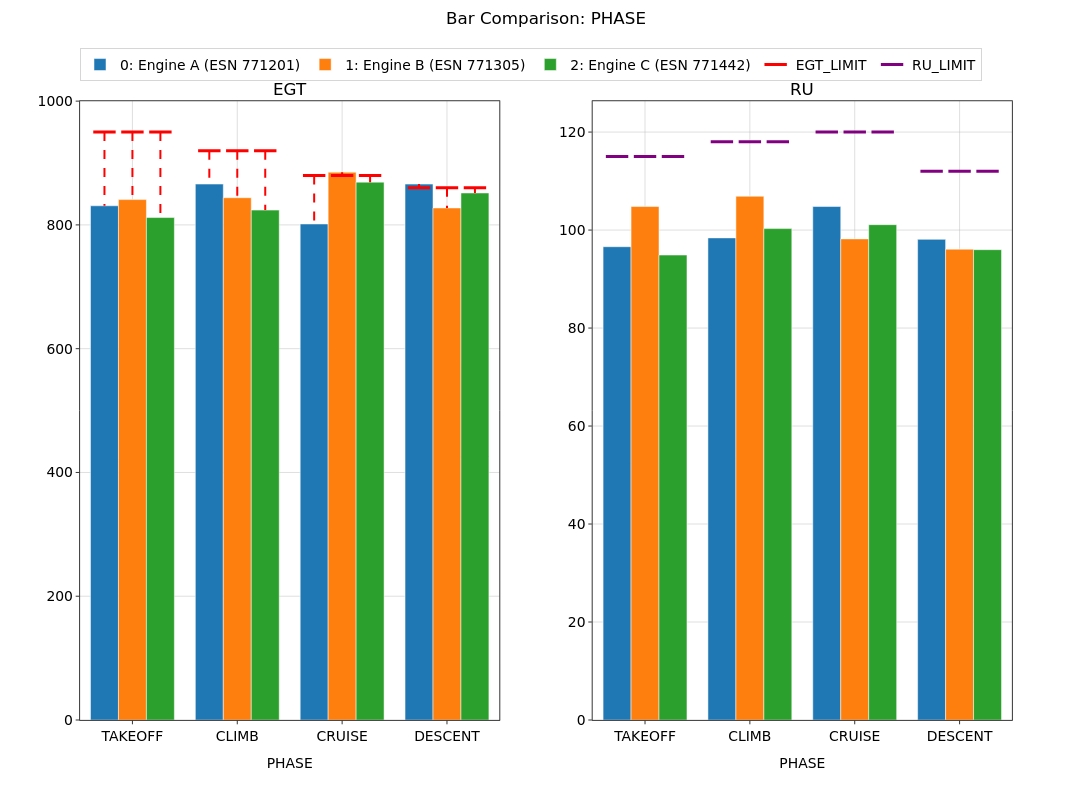

Notebook code cell kept with this figure:
### Markdown cell above
### Positional pairing with multiple y variables

With `y` and `markers` both lists, overlays pair positionally: the i-th marker
column draws on the i-th y variable's panel, attached to that variable's bars
(extras fall back to the first panel). Each limit stays on its own variable's
scale.

### Code cell
nb = build()
nb.var_format('EGT_LIMIT', color='red', style='whisker', linestyle='--')
nb.var_format('RU_LIMIT', color='purple', style='tick')
nb.bar(x='PHASE', y=['EGT', 'RU'], markers=['EGT_LIMIT', 'RU_LIMIT'])

### Figure 1 — Plotly figure (JSON) as saved in the notebook; plotly's stock layout.template omitted (floating-point values rounded to 4 significant figures)
{"data": [{"alignmentgroup": "bars", "hovertemplate": "<b>Engine A (ESN 771201)</b><br>PHASE: %{x}<br>EGT: %{y:.4g}<extra></extra>", "legendgroup": "group_0", "legendrank": 1000, "marker": {"color": "#1f77b4"}, "name": "0: Engine A (ESN 771201)", "offsetgroup": "set_0", "opacity": 1, "showlegend": true, "type": "bar", "x": ["TAKEOFF", "CLIMB", "CRUISE", "DESCENT"], "xaxis": "x", "y": [830.9, 866.0, 801.5, 865.9], "yaxis": "y"}, {"alignmentgroup": "bars", "hovertemplate": "<b>Engine A (ESN 771201)</b><br>PHASE: %{x}<br>RU: %{y:.4g}<extra></extra>", "legendgroup": "group_0", "legendrank": 1000, "marker": {"color": "#1f77b4"}, "name": "0: Engine A (ESN 771201)", "offsetgroup": "set_0", "opacity": 1, "showlegend": false, "type": "bar", "x": ["TAKEOFF", "CLIMB", "CRUISE", "DESCENT"], "xaxis": "x2", "y": [96.6, 98.4, 104.8, 98.1], "yaxis": "y2"}, {"alignmentgroup": "bars", "hovertemplate": "<b>Engine A (ESN 771201)</b><br>PHASE: %{x}<br>EGT_LIMIT: %{y:.4g}<extra></extra>", "legendgroup": "marker_EGT_LIMIT", "legendrank": 2000, "marker": {"color": "red", "line": {"color": "red", "width": 3}, "opacity": 1, "size": 16, "symbol": "line-ew"}, "mode": "markers", "name": "EGT_LIMIT", "offsetgroup": "set_0", "showlegend": true, "type": "scatter", "x": ["TAKEOFF", "CLIMB", "CRUISE", "DESCENT"], "xaxis": "x", "y": [950, 920, 880, 860], "yaxis": "y"}, {"alignmentgroup": "bars", "hoverinfo": "skip", "legendgroup": "marker_EGT_LIMIT", "legendrank": 2000, "line": {"color": "red", "dash": "dash", "width": 2}, "mode": "lines", "name": "EGT_LIMIT (stem)", "offsetgroup": "set_0", "opacity": 1, "showlegend": false, "type": "scatter", "x": ["TAKEOFF", "TAKEOFF", null, "CLIMB", "CLIMB", null, "CRUISE", "CRUISE", null, "DESCENT", "DESCENT", null], "xaxis": "x", "y": [950, 830.9, null, 920, 866.0, null, 880, 801.5, null, 860, 865.9, null], "yaxis": "y"}, {"alignmentgroup": "bars", "hovertemplate": "<b>Engine A (ESN 771201)</b><br>PHASE: %{x}<br>RU_LIMIT: %{y:.4g}<extra></extra>", "legendgroup": "marker_RU_LIMIT", "legendrank": 2001, "marker": {"color": "purple", "line": {"color": "purple", "width": 3}, "opacity": 1, "size": 16, "symbol": "line-ew"}, "mode": "markers", "name": "RU_LIMIT", "offsetgroup": "set_0", "showlegend": true, "type": "scatter", "x": ["TAKEOFF", "CLIMB", "CRUISE", "DESCENT"], "xaxis": "x2", "y": [115, 118, 120, 112], "yaxis": "y2"}, {"alignmentgroup": "bars", "hovertemplate": "<b>Engine B (ESN 771305)</b><br>PHASE: %{x}<br>EGT: %{y:.4g}<extra></extra>", "legendgroup": "group_1", "legendrank": 1001, "marker": {"color": "#ff7f0e"}, "name": "1: Engine B (ESN 771305)", "offsetgroup": "set_1", "opacity": 1, "showlegend": true, "type": "bar", "x": ["TAKEOFF", "CLIMB", "CRUISE", "DESCENT"], "xaxis": "x", "y": [840.9, 843.9, 885.1, 827.4], "yaxis": "y"}, {"alignmentgroup": "bars", "hovertemplate": "<b>Engine B (ESN 771305)</b><br>PHASE: %{x}<br>RU: %{y:.4g}<extra></extra>", "legendgroup": "group_1", "legendrank": 1001, "marker": {"color": "#ff7f0e"}, "name": "1: Engine B (ESN 771305)", "offsetgroup": "set_1", "opacity": 1, "showlegend": false, "type": "bar", "x": ["TAKEOFF", "CLIMB", "CRUISE", "DESCENT"], "xaxis": "x2", "y": [104.8, 106.9, 98.2, 96.1], "yaxis": "y2"}, {"alignmentgroup": "bars", "hovertemplate": "<b>Engine B (ESN 771305)</b><br>PHASE: %{x}<br>EGT_LIMIT: %{y:.4g}<extra></extra>", "legendgroup": "marker_EGT_LIMIT", "legendrank": 2000, "marker": {"color": "red", "line": {"color": "red", "width": 3}, "opacity": 1, "size": 16, "symbol": "line-ew"}, "mode": "markers", "name": "EGT_LIMIT", "offsetgroup": "set_1", "showlegend": false, "type": "scatter", "x": ["TAKEOFF", "CLIMB", "CRUISE", "DESCENT"], "xaxis": "x", "y": [950, 920, 880, 860], "yaxis": "y"}, {"alignmentgroup": "bars", "hoverinfo": "skip", "legendgroup": "marker_EGT_LIMIT", "legendrank": 2000, "line": {"color": "red", "dash": "dash", "width": 2}, "mode": "lines", "name": "EGT_LIMIT (stem)", "offsetgroup": "set_1", "opacity": 1, "showlegend": false, "type": "scatter", "x": ["TAKEOFF", "TAKEOFF", null, "CLIMB", "CLIMB", null, "CRUISE", "CRUISE", null, "DESCENT", "DESCENT", null], "xaxis": "x", "y": [950, 840.9, null, 920, 843.9, null, 880, 885.1, null, 860, 827.4, null], "yaxis": "y"}, {"alignmentgroup": "bars", "hovertemplate": "<b>Engine B (ESN 771305)</b><br>PHASE: %{x}<br>RU_LIMIT: %{y:.4g}<extra></extra>", "legendgroup": "marker_RU_LIMIT", "legendrank": 2001, "marker": {"color": "purple", "line": {"color": "purple", "width": 3}, "opacity": 1, "size": 16, "symbol": "line-ew"}, "mode": "markers", "name": "RU_LIMIT", "offsetgroup": "set_1", "showlegend": false, "type": "scatter", "x": ["TAKEOFF", "CLIMB", "CRUISE", "DESCENT"], "xaxis": "x2", "y": [115, 118, 120, 112], "yaxis": "y2"}, {"alignmentgroup": "bars", "hovertemplate": "<b>Engine C (ESN 771442)</b><br>PHASE: %{x}<br>EGT: %{y:.4g}<extra></extra>", "legendgroup": "group_2", "legendrank": 1002, "marker": {"color": "#2ca02c"}, "name": "2: Engine C (ESN 771442)", "offsetgroup": "set_2", "opacity": 1, "showlegend": true, "type": "bar", "x": ["TAKEOFF", "CLIMB", "CRUISE", "DESCENT"], "xaxis": "x", "y": [811.9, 823.9, 869.1, 851.6], "yaxis": "y"}, {"alignmentgroup": "bars", "hovertemplate": "<b>Engine C (ESN 771442)</b><br>PHASE: %{x}<br>RU: %{y:.4g}<extra></extra>", "legendgroup": "group_2", "legendrank": 1002, "marker": {"color": "#2ca02c"}, "name": "2: Engine C (ESN 771442)", "offsetgroup": "set_2", "opacity": 1, "showlegend": false, "type": "bar", "x": ["TAKEOFF", "CLIMB", "CRUISE", "DESCENT"], "xaxis": "x2", "y": [94.9, 100.3, 101.1, 96.0], "yaxis": "y2"}, {"alignmentgroup": "bars", "hovertemplate": "<b>Engine C (ESN 771442)</b><br>PHASE: %{x}<br>EGT_LIMIT: %{y:.4g}<extra></extra>", "legendgroup": "marker_EGT_LIMIT", "legendrank": 2000, "marker": {"color": "red", "line": {"color": "red", "width": 3}, "opacity": 1, "size": 16, "symbol": "line-ew"}, "mode": "markers", "name": "EGT_LIMIT", "offsetgroup": "set_2", "showlegend": false, "type": "scatter", "x": ["TAKEOFF", "CLIMB", "CRUISE", "DESCENT"], "xaxis": "x", "y": [950, 920, 880, 860], "yaxis": "y"}, {"alignmentgroup": "bars", "hoverinfo": "skip", "legendgroup": "marker_EGT_LIMIT", "legendrank": 2000, "line": {"color": "red", "dash": "dash", "width": 2}, "mode": "lines", "name": "EGT_LIMIT (stem)", "offsetgroup": "set_2", "opacity": 1, "showlegend": false, "type": "scatter", "x": ["TAKEOFF", "TAKEOFF", null, "CLIMB", "CLIMB", null, "CRUISE", "CRUISE", null, "DESCENT", "DESCENT", null], "xaxis": "x", "y": [950, 811.9, null, 920, 823.9, null, 880, 869.1, null, 860, 851.6, null], "yaxis": "y"}, {"alignmentgroup": "bars", "hovertemplate": "<b>Engine C (ESN 771442)</b><br>PHASE: %{x}<br>RU_LIMIT: %{y:.4g}<extra></extra>", "legendgroup": "marker_RU_LIMIT", "legendrank": 2001, "marker": {"color": "purple", "line": {"color": "purple", "width": 3}, "opacity": 1, "size": 16, "symbol": "line-ew"}, "mode": "markers", "name": "RU_LIMIT", "offsetgroup": "set_2", "showlegend": false, "type": "scatter", "x": ["TAKEOFF", "CLIMB", "CRUISE", "DESCENT"], "xaxis": "x2", "y": [115, 118, 120, 112], "yaxis": "y2"}], "layout": {"annotations": [{"font": {"size": 16.7}, "showarrow": false, "text": "EGT", "x": 0.225, "xanchor": "center", "xref": "paper", "y": 1.0, "yanchor": "bottom", "yref": "paper"}, {"font": {"size": 16.7}, "showarrow": false, "text": "RU", "x": 0.775, "xanchor": "center", "xref": "paper", "y": 1.0, "yanchor": "bottom", "yref": "paper"}], "barmode": "group", "height": 800, "hoverlabel": {"font": {"size": 13.9}}, "legend": {"font": {"size": 13.9}, "orientation": "h", "x": 0, "xanchor": "left", "y": 0.9397, "yanchor": "top", "yref": "container"}, "margin": {"t": 86.22}, "meta": {"uc_legend_rows": 1}, "scattermode": "group", "showlegend": true, "title": {"font": {"size": 16.7}, "text": "Bar Comparison: PHASE", "x": 0.5, "xanchor": "center", "y": 0.985, "yanchor": "top", "yref": "container"}, "width": 1200, "xaxis": {"anchor": "y", "domain": [0.0, 0.45], "tickfont": {"size": 13.9}, "title": {"font": {"size": 13.9}, "text": "PHASE"}}, "xaxis2": {"anchor": "y2", "domain": [0.55, 1.0], "tickfont": {"size": 13.9}, "title": {"font": {"size": 13.9}, "text": "PHASE"}}, "yaxis": {"anchor": "x", "domain": [0.0, 1.0], "tickfont": {"size": 13.9}, "title": {"font": {"size": 13.9}}}, "yaxis2": {"anchor": "x2", "domain": [0.0, 1.0], "tickfont": {"size": 13.9}, "title": {"font": {"size": 13.9}}}}}
